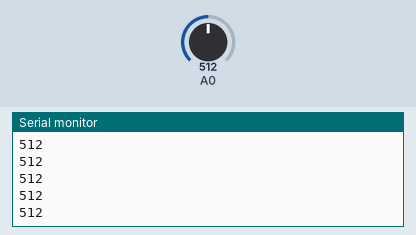
Bench run of a sketch on a simulated Arduino Uno, built with avr-gcc and run on an emulated ATmega328P. On the bench: the last lines printed to the serial monitor. The inputs (shaded band) are chosen by the test bench; at power-on: A0 = 512.

Above: at 1.2 s.
1.3 s: A0 set to 716
At 2.2 s:
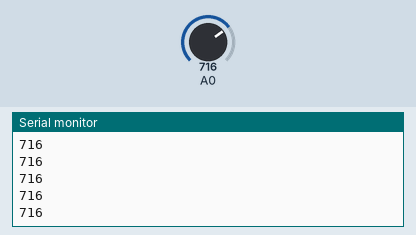
2.8 s: A0 set to 900
At 3.9 s:
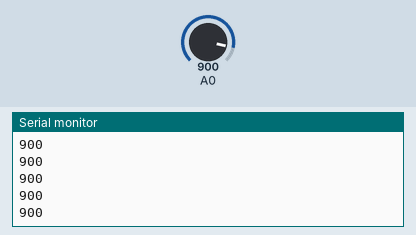
Timing chart, 0 to 5.8 s (numbered marks = the images above; inputs shaded):
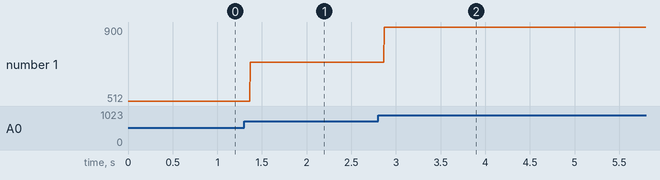

Measured:
- after the input at 1.3 s, the serial monitor: prints a new line after 0.07 s (image 1)
- after the input at 2.8 s, the serial monitor: prints a new line after 0.07 s (image 2)
- plotted number 1: 512 → 716 after the input at 1.3 s, 716 → 900 after the input at 2.8 s

The sketch:

arduinoSim.ino
```cpp
// Declare variables
int photoResValue = 0;


void setup() {
  // put your setup code here, to run once:
  pinMode(A0, INPUT);
  Serial.begin(9600);
}

void loop() {
  // put your main code here, to run repeatedly:
  // Read value from photo resistor
  photoResValue = analogRead(A0);

  // Print value of photoresistor
  Serial.println(photoResValue);
}
```
